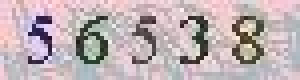
#> input picture verificationcode1/img.jpg, 75 x 20 px (shown 4 times larger)
$ python main.py
#> lines starting #> are read from the running program, lines starting #| are printed output that depends on the picture; after the words box and inside, x2 and y2 are one past the last pixel; in counts of white or black regions, pixels touching at a corner belong together
### verificationcode1/algorithm.py
from PIL import Image
import pytesseract

def get_verification_code(path):
    #open the image
#> called with path = 'img.jpg'
    image = Image.open(path)
#> image is the input picture: PIL image 75x20 RGB; mean R, G, B 190.6, 176.6, 180.1

    #convert it to grayscale 'L'
    gray_img = image.convert(mode='L')
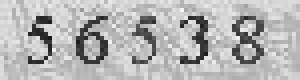
#> gray_img: PIL image 75x20 L (shown 4 times larger); min 24, max 245, mean 181.2

    #binarization
    threshold = 94.35
    table = []
    for i in range(256):
        if i < threshold:
            table.append(0)
        else:
            table.append(1)
    #map the look up table into the image
    out_img = gray_img.point(lut=table,mode='1')
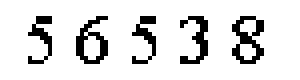
#> out_img: PIL image 75x20 1 (shown 4 times larger); 87.4% white; black in thin lines or dots, all inside (x1, y1, x2, y2) = (7, 4, 66, 16)

    custom_oem_psm_config = r'--psm 7'

    #pull the text out of image
#> (the run stopped early here; a loop or call above may not have finished)
